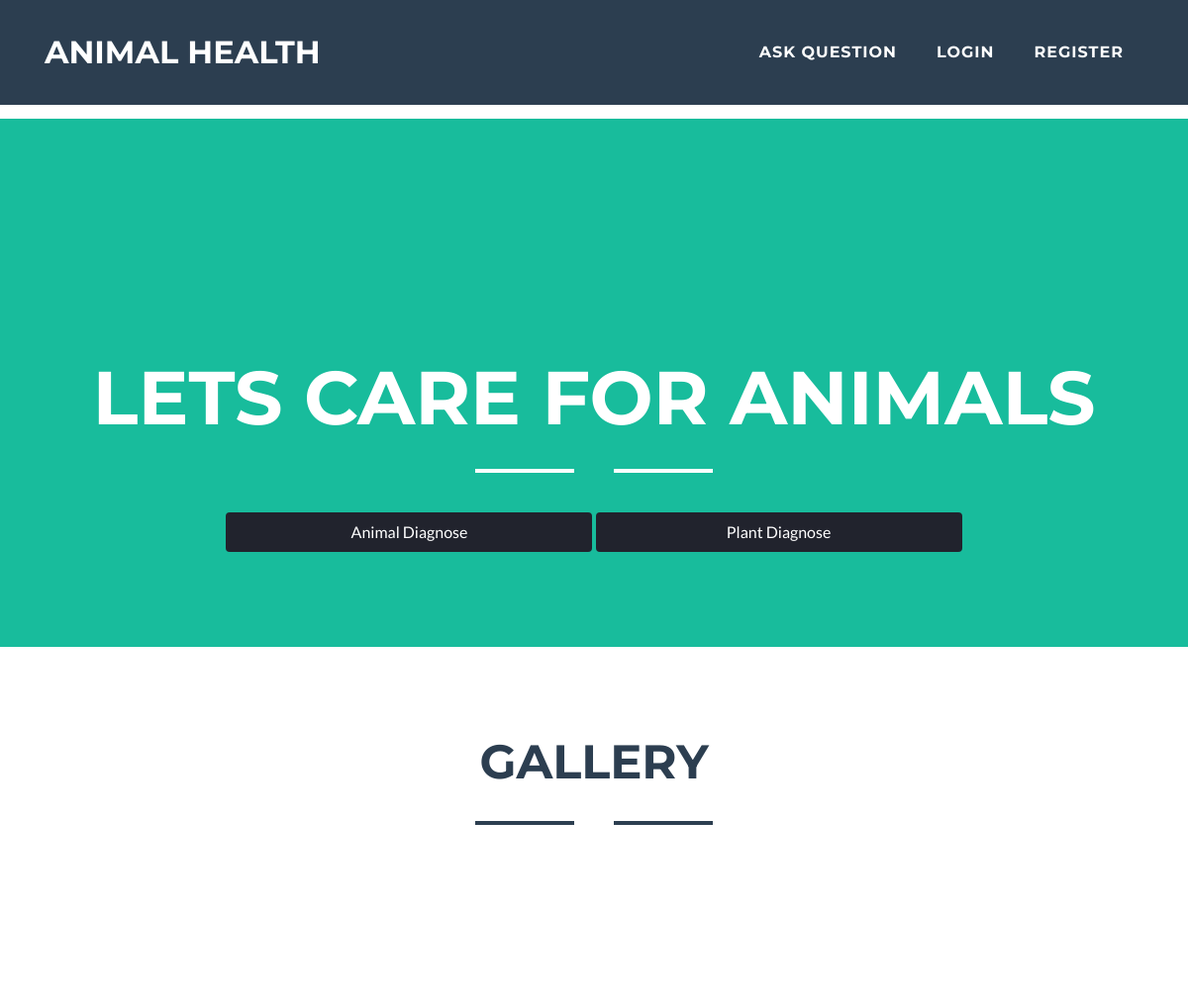
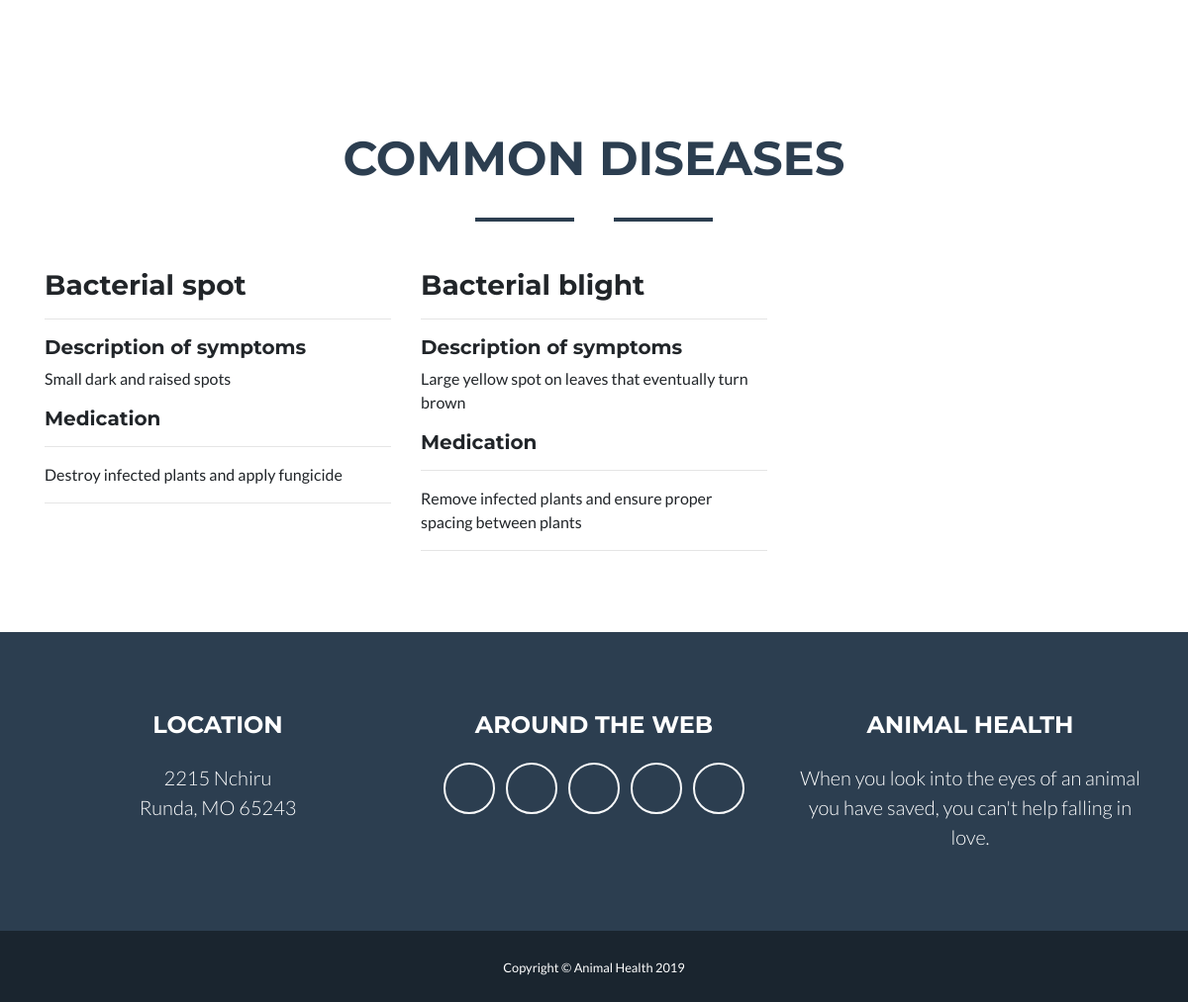
The page / on the database its author committed (2 pictures, top to bottom).
### diagnose/models.py (models this page shows, shortened)
class Common(models.Model):
    name = models.CharField(max_length=250)
    symptom_desc = models.TextField()
    created = models.DateTimeField(auto_now_add=True)
    modified = models.DateTimeField(auto_now=True)
    medication = models.TextField()

### diagnose/views.py (the view)
# urls.py: re_path('^$', views.index, name='index'),
def index(request):
    commons = Common.objects.all()
    return render(request, 'diagnose/index.html', {'commons': commons})

### diagnose/templates/diagnose/index.html (shortened to what this page needs)
{% extends 'diagnose/base.html' %}
{% block body %}
{% load static %}
<header class="masthead bg-primary text-white text-center">
    <div class="container">
        <h1 class="text-uppercase mb-0">Lets Care for Animals</h1>
        <hr class="star-light">
        <a style="background-color:#21232d; border-color:#21232d" href="{% url 'diagnose:diagnose' %}" role="button" class="btn btn-success col-md-4">Animal Diagnose</a>
        <a style="background-color:#21232d; border-color:#21232d" href="{% url 'diagnose:plant' %}" role="button" class="btn btn-success col-md-4">Plant Diagnose</a>
    </div>
</header>
<section class="portfolio" id="portfolio">
    <div class="container">
        <h2 class="text-center text-uppercase text-secondary mb-0">Gallery</h2>
        <hr class="star-dark mb-5">
        <div class="row">
            <div class="col-md-6 col-lg-4">
                <a class="portfolio-item d-block mx-auto" href="#portfolio-modal-1">
                </a>
            </div>
            <div class="col-md-6 col-lg-4">
                <a class="portfolio-item d-block mx-auto" href="#portfolio-modal-2">
                </a>
            </div>
            <div class="col-md-6 col-lg-4">
                <a class="portfolio-item d-block mx-auto" href="#portfolio-modal-3">
                </a>
            </div>
            <div class="col-md-6 col-lg-4">
                <a class="portfolio-item d-block mx-auto" href="#portfolio-modal-4">
                </a>
            </div>
            <div class="col-md-6 col-lg-4">
                <a class="portfolio-item d-block mx-auto" href="#portfolio-modal-5">
                </a>
            </div>
            <div class="col-md-6 col-lg-4">
                <a class="portfolio-item d-block mx-auto" href="#portfolio-modal-6">
                </a>
            </div>
        </div>
    </div>
</section>
<section class="portfolio">
    <div class="container">
        <h2 class="text-center text-uppercase text-secondary mb-0">Common Diseases</h2>
        <hr class="star-dark mb-5">
        <div class="row">
            {% for common in commons %}
            <div class="col-md-6 col-lg-4">
            <h3>{{common.name}}</h3>
            <hr>
            <h5>Description of symptoms</h5>
            <p>{{common.symptom_desc}}</p>
            <h5>Medication</h5>
            <hr>
            <p>{{common.medication}}</p>
            <hr>
            </div>
            {% endfor %}
        </div>
    </div>
</section>
{% endblock %}

### diagnose/templates/diagnose/base.html (shortened to what this page needs)
<!DOCTYPE html>
<html lang="en">
<head>
    {% load static %}
    <link href="{% static 'diagnose/vendor/bootstrap/css/bootstrap.min.css' %}" rel="stylesheet">
    <link href="{% static 'diagnose/vendor/fontawesome-free/css/all.min.css' %}" rel="stylesheet" type="text/css">
    <link href="{% static 'diagnose/vendor/magnific-popup/magnific-popup.css' %}" rel="stylesheet" type="text/css">
    <link href="{% static 'diagnose/css/freelancer.min.css' %}" rel="stylesheet">
</head>
<body id="page-top" style="margin-top:120px">
<nav class="navbar navbar-expand-lg bg-secondary fixed-top text-uppercase" id="mainNav">
    <div class="container">
        <a class="navbar-brand js-scroll-trigger" href="{% url 'diagnose:index' %}">Animal Health</a>
        <div class="collapse navbar-collapse" id="navbarResponsive">
            <ul class="navbar-nav ml-auto">
                {% if request.user.is_superuser %}
                 <li class="nav-item mx-0 mx-lg-1">
                    <a class="nav-link py-3 px-0 px-lg-3 rounded js-scroll-trigger" href="{% url 'diagnose:email' %}">Send Email</a>
                </li>
                {% else %}
                <li class="nav-item mx-0 mx-lg-1">
                    <a class="nav-link py-3 px-0 px-lg-3 rounded js-scroll-trigger" href="{% url 'diagnose:question' %}">Ask Question</a>
                </li>
                {% endif %}
                {% if request.user.is_authenticated %}
                <li class="nav-item mx-0 mx-lg-1">
                    <a class="nav-link py-3 px-0 px-lg-3 rounded js-scroll-trigger" href="{% url 'account:dashboard' %}">Dashboard</a>
                </li>
                <li class="nav-item mx-0 mx-lg-1">
                    <a class="nav-link py-3 px-0 px-lg-3 rounded js-scroll-trigger">Hello {{request.user.username}}</a>
                </li>
                <li class="nav-item mx-0 mx-lg-1">
                    <a class="nav-link py-3 px-0 px-lg-3 rounded js-scroll-trigger" href="{% url 'logout' %}">Logout</a>
                </li>
                {% else %}
                <li class="nav-item mx-0 mx-lg-1">
                    <a class="nav-link py-3 px-0 px-lg-3 rounded js-scroll-trigger" href="{% url 'login' %}">Login</a>
                </li>
                <li class="nav-item mx-0 mx-lg-1">
                    <a class="nav-link py-3 px-0 px-lg-3 rounded js-scroll-trigger" href="{% url 'account:register' %}">Register</a>
                </li>
                {% endif %}
            </ul>
        </div>
    </div>
</nav>
{% block body %}
{% endblock %}
<footer class="footer text-center">
    <div class="container">
        <div class="row">
            <div class="col-md-4 mb-5 mb-lg-0">
                <h4 class="text-uppercase mb-4">Location</h4>
                <p class="lead mb-0">2215 Nchiru
                    <br>Runda, MO 65243</p>
            </div>
            <div class="col-md-4 mb-5 mb-lg-0">
                <h4 class="text-uppercase mb-4">Around the Web</h4>
                <ul class="list-inline mb-0">
                    <li class="list-inline-item">
                        <a class="btn btn-outline-light btn-social text-center rounded-circle" href="#">
                            <i class="fab fa-fw fa-facebook-f"></i>
                        </a>
                    </li>
                    <li class="list-inline-item">
                        <a class="btn btn-outline-light btn-social text-center rounded-circle" href="#">
                            <i class="fab fa-fw fa-google-plus-g"></i>
                        </a>
                    </li>
                    <li class="list-inline-item">
                        <a class="btn btn-outline-light btn-social text-center rounded-circle" href="#">
                            <i class="fab fa-fw fa-twitter"></i>
                        </a>
                    </li>
                    <li class="list-inline-item">
                        <a class="btn btn-outline-light btn-social text-center rounded-circle" href="#">
                            <i class="fab fa-fw fa-linkedin-in"></i>
                        </a>
                    </li>
                    <li class="list-inline-item">
                        <a class="btn btn-outline-light btn-social text-center rounded-circle" href="#">
                            <i class="fab fa-fw fa-dribbble"></i>
                        </a>
                    </li>
                </ul>
            </div>
            <div class="col-md-4">
                <h4 class="text-uppercase mb-4">Animal Health</h4>
                <p class="lead mb-0">When you look into the eyes of an animal you have saved, you can't help falling in love.</p>
            </div>
        </div>
    </div>
</footer>
<div class="copyright py-4 text-center text-white">
    <div class="container">
        <small>Copyright &copy; Animal Health 2019</small>
    </div>
</div>
</body>
</html>

### rows shown on the page
Common: name "Bacterial spot", symptom_desc "Small dark and raised spots", medication "Destroy infected plants and apply fungicide"
Common: name "Bacterial blight", symptom_desc "Large yellow spot on leaves that eventually turn brown", medication "Remove infected plants and ensure proper spacing between plants"
